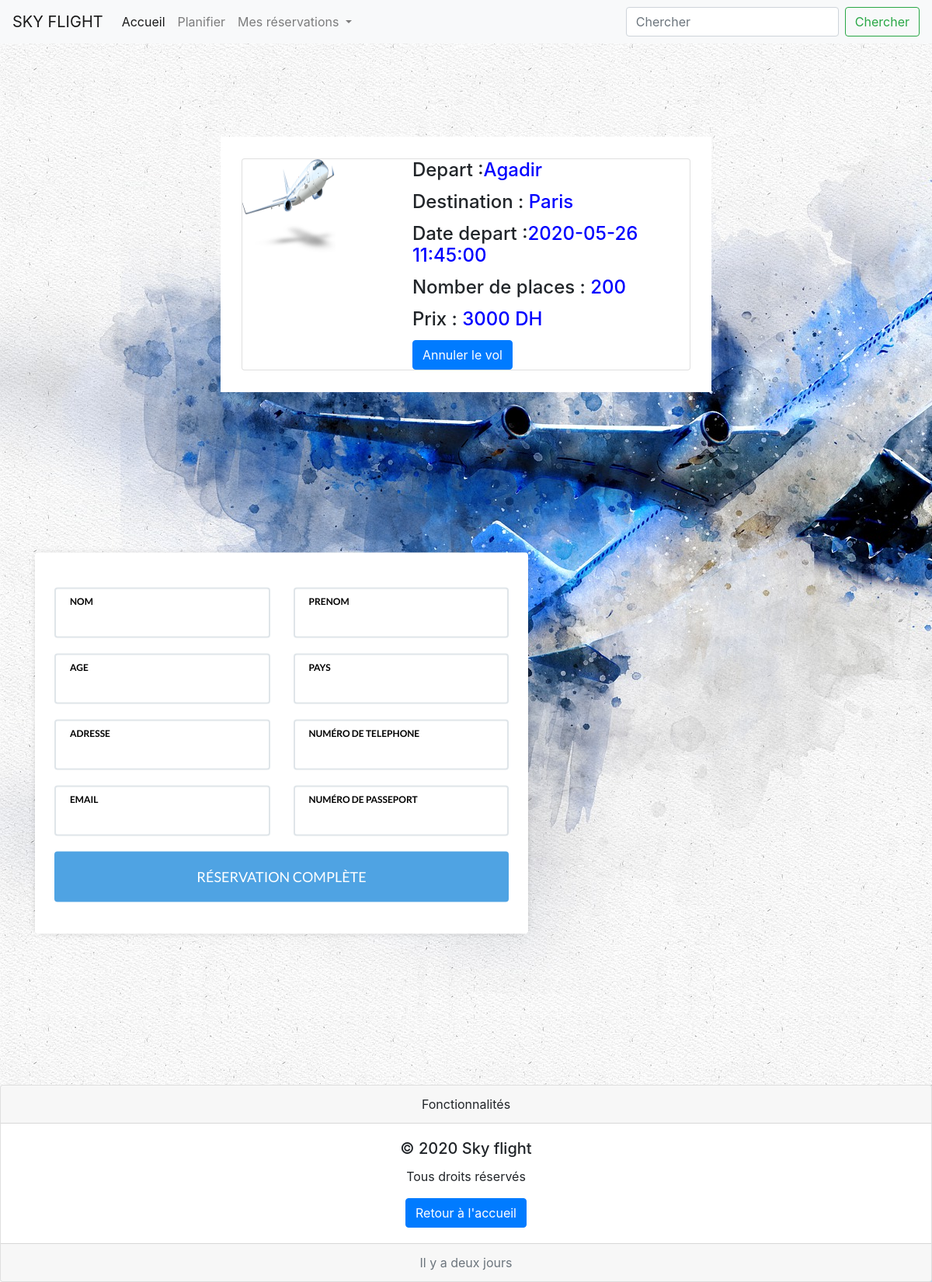
Page /reservation.php?id=1 on the earlier database version.
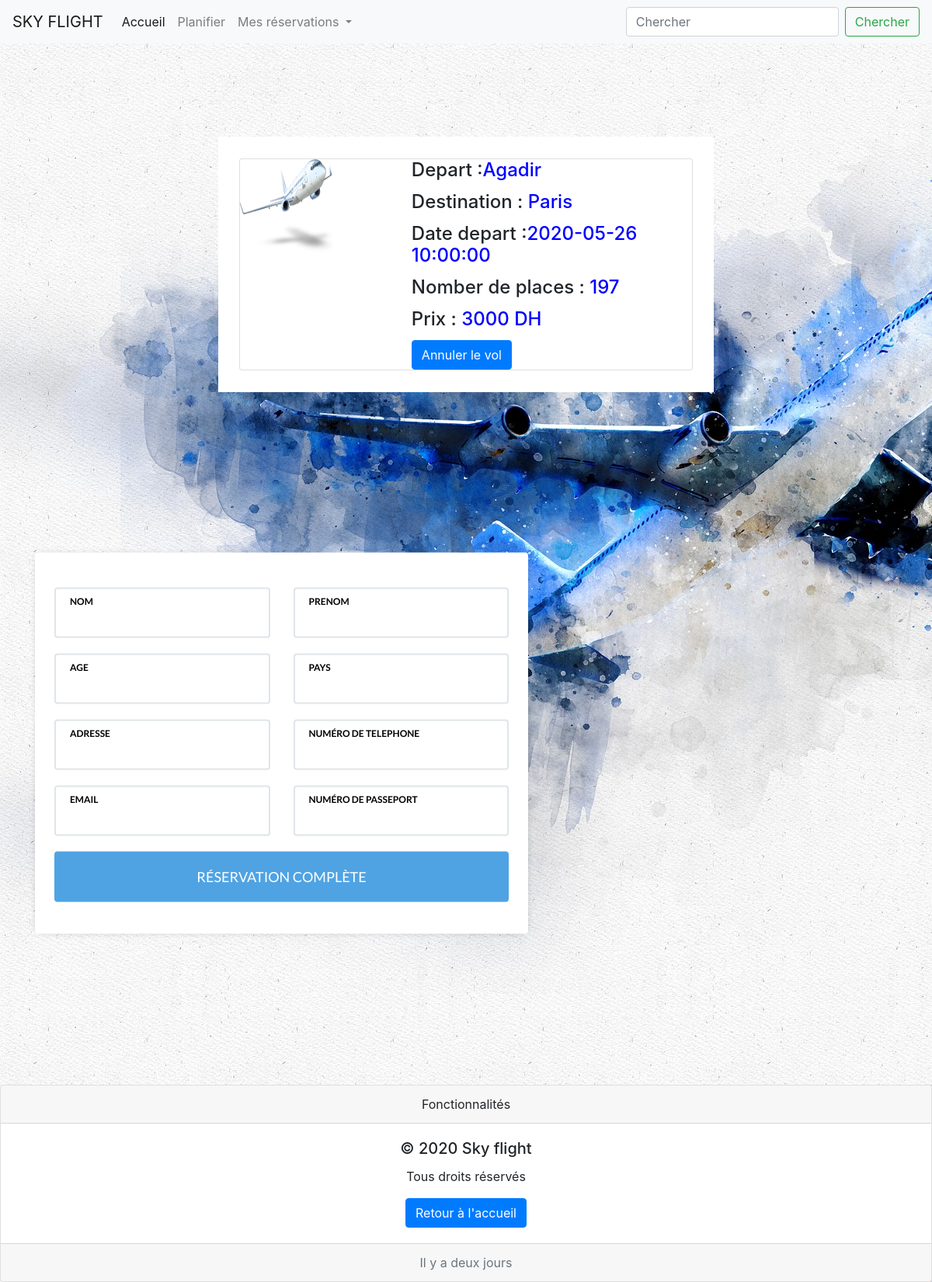
Same page on the later database version.
### tables this page shows
CREATE TABLE IF NOT EXISTS `vols` (
  `id` int(11) NOT NULL AUTO_INCREMENT,
  `depart` varchar(254) DEFAULT NULL,
  `destination` varchar(254) DEFAULT NULL,
  `date_depart` timestamp NULL DEFAULT NULL,
  `num_place` int(11) DEFAULT NULL,
  `prix` int(11) DEFAULT NULL,
  PRIMARY KEY (`id`)
);

### reservation.php (the view, shortened to what this page needs)
<?php
include('dbconnection.php');
?>
<html lang="en">
<head>
	<link type="text/css" rel="stylesheet" href="css/style.css" />
	<link rel="stylesheet" href="https://stackpath.bootstrapcdn.com/bootstrap/4.4.1/css/bootstrap.min.css">
</head>
<body>
	<nav class="navbar navbar-expand-lg navbar-light bg-light">
		<a class="navbar-brand" href="#">SKY FLIGHT</a>
		<div class="collapse navbar-collapse" id="navbarSupportedContent">
			<ul class="navbar-nav mr-auto">
				<li class="nav-item active">
					<a class="nav-link" href="index.html">Accueil <span class="sr-only">(current)</span></a>
				</li>
				<li class="nav-item">
					<a class="nav-link" href="#">Planifier</a>
				</li>
				<li class="nav-item dropdown">
					<a class="nav-link dropdown-toggle" href="#" id="navbarDropdown" role="button" data-toggle="dropdown" aria-haspopup="true" aria-expanded="false">
						Mes réservations
					</a>
				</li>
			</ul>
			<form class="form-inline my-2 my-lg-0">
				<input class="form-control mr-sm-2" type="search" placeholder="Chercher" aria-label="Search">
				<button class="btn btn-outline-success my-2 my-sm-0" type="submit">Chercher</button>
			</form>
		</div>
	</nav>
	<div class="flex">
		<section class="t">
			<div class="container py-3">
				<div class="card">
					<div class="row ">
						<div class="col-md-4">
							<img class="plane" src="img/580b585b2edbce24c47b2d14.png" class="w-100">
						</div>
						<div class="col-md-8 px-3">
							<div class="card-block px-3">
								<?php
								$id = $_GET['id'];
								$query = "SELECT * FROM vols WHERE id=?";
								$stmt = $conn->prepare($query);
								$stmt->bind_param("i", $id);
								$stmt->execute();
								$result = $stmt->get_result();
								$row = $result->fetch_assoc();
								?>
								<h4 class="card-title">Depart :<span style="color:blue"><?= $row['depart']; ?></span></h4>
								<h4 class="card-title">Destination : <span style="color:blue"><?= $row['destination']; ?></span></h4>
								<h4 class="card-title">Date depart :<span style="color:blue"><?= $row['date_depart']; ?>  </span> </h4>
								<h4 class="card-title">Nomber de places : <span style="color:blue"><?= $row['num_place'];; ?></span></h4>
								<h4 class="card-title">Prix : <span style="color:blue"><?= $row['prix']; ?> DH</span> </h4>
								<a href="index.php" class="btn btn-primary">Annuler le vol</a>
							</div>
						</div>
					</div>
				</div>
			</div>
	</div>
	<div id="booking" class="section">
		<div class="section-center">
			<div class="container">
				<div class="row">
					<div class="col-md-7 col-md-offset-1">
						<div class="booking-form">
							<form action="reservation-back.php" method="POST">
								<div class="row">
									<div class="col-md-6">
										<div class="form-group">
											<span class="form-label">Nom</span>
											<input class="form-control" name="nom" type="text">
										</div>
									</div>
									<div class="col-md-6">
										<div class="form-group">
											<span class="form-label">Prenom</span>
											<input class="form-control" name="prenom" type="text">
										</div>
									</div>
								</div>
								<div class="row">
									<div class="col-md-6">
										<div class="form-group">
											<span class="form-label">Age</span>
											<input class="form-control" name="age" type="number" required>
										</div>
									</div>
									<div class="col-md-6">
										<div class="form-group">
											<span class="form-label">Pays </span>
											<input class="form-control" name="pays" type="text">
										</div>
									</div>
									<div class="col-md-6">
										<div class="form-group">
											<span class="form-label">Adresse </span>
											<input class="form-control" name="adresse" type="text">
										</div>
									</div>
									<div class="col-md-6">
										<div class="form-group">
											<span class="form-label">Numéro de telephone </span>
											<input class="form-control" name="tele" type="number">
										</div>
									</div>
									<div class="col-md-6">
										<div class="form-group">
											<span class="form-label">Email </span>
											<input class="form-control" name="email" type="email">
										</div>
									</div>
									<div class="col-md-6">
										<div class="form-group">
											<span class="form-label">Numéro de passeport </span>
											<input class="form-control" name="passeport" type="number">
										</div>
									</div>
								</div>
								<div class="form-btn">
									<button type="submit" name="add" class="submit-btn">
									Réservation complète
									</button>
								</div>
							</form>
						</div>
					</div>
				</div>
			</div>
		</div>
	</div>
	<div class="card text-center">
        <div class="card-header">
            Fonctionnalités
        </div>
        <div class="card-body">
            <h5 class="card-title">© 2020 Sky flight </h5>
            <p class="card-text">Tous droits réservés </p>
            <a href="index.php" class="btn btn-primary">Retour à l'accueil</a>
        </div>
        <div class="card-footer text-muted">
            Il y a deux jours
        </div>
    </div>
</body>
</html>

### css/style.css (style rules this page uses)
body { background-image: url('../img/01.jpg'); }
.section { position: relative; height: 110vh; }
.section .section-center { position: absolute; top: 50%; left: 0; right: 0; -webkit-transform: translateY(-50%); transform: translateY(-50%); }
#booking { font-family: 'Lato', sans-serif; background-size: cover; background-position: center; color: #191a1e; }
.booking-form { position: relative; background: #fff; max-width: 642px; width: 100%; margin: auto; padding: 45px 25px 25px; border-radius: 4px; -webkit-box-shadow: 0px 0px 10px -5px rgba(0, 0, 0, 0.4); box-shadow: 0px 0px 10px -5px rgba(0, 0, 0, 0.4); }
.booking-form .form-group { position: relative; margin-bottom: 20px; }
.booking-form .form-control { background-color: #fff; height: 65px; padding: 0px 15px; padding-top: 24px; color: #191a1e; border: 2px solid #dfe5e9; font-size: 16px; font-weight: 700; -webkit-box-shadow: none; box-shadow: none; border-radius: 4px; -webkit-transition: 0.2s all; transition: 0.2s all; }
.booking-form .form-control::placeholder { color: #dfe5e9; }
.booking-form .form-label { position: absolute; top: 6px; left: 20px; font-weight: 700; text-transform: uppercase; line-height: 24px; height: 24px; font-size: 12px; color: #000000; }
.booking-form .submit-btn { color: #fff; background-color: #4fa3e3; font-weight: 400; height: 65px; font-size: 18px; border: none; width: 100%; border-radius: 4px; text-transform: uppercase }
.flex { display: flex; justify-content: space-around; align-items: center; flex-wrap: wrap; }
.t { background: #fff; margin: 10% 2% 1% 2%; padding: 1%; }
.plane { width: 120px; height: 120px; }
.container { padding: 2rem 0rem; }
h4 { margin: 2rem 0rem 1rem; }

Differences in the rows shown:
changed vols "Agadir": date_depart "2020-05-26 11:45:00" → "2020-05-26 10:00:00"; num_place "200" → "197"
